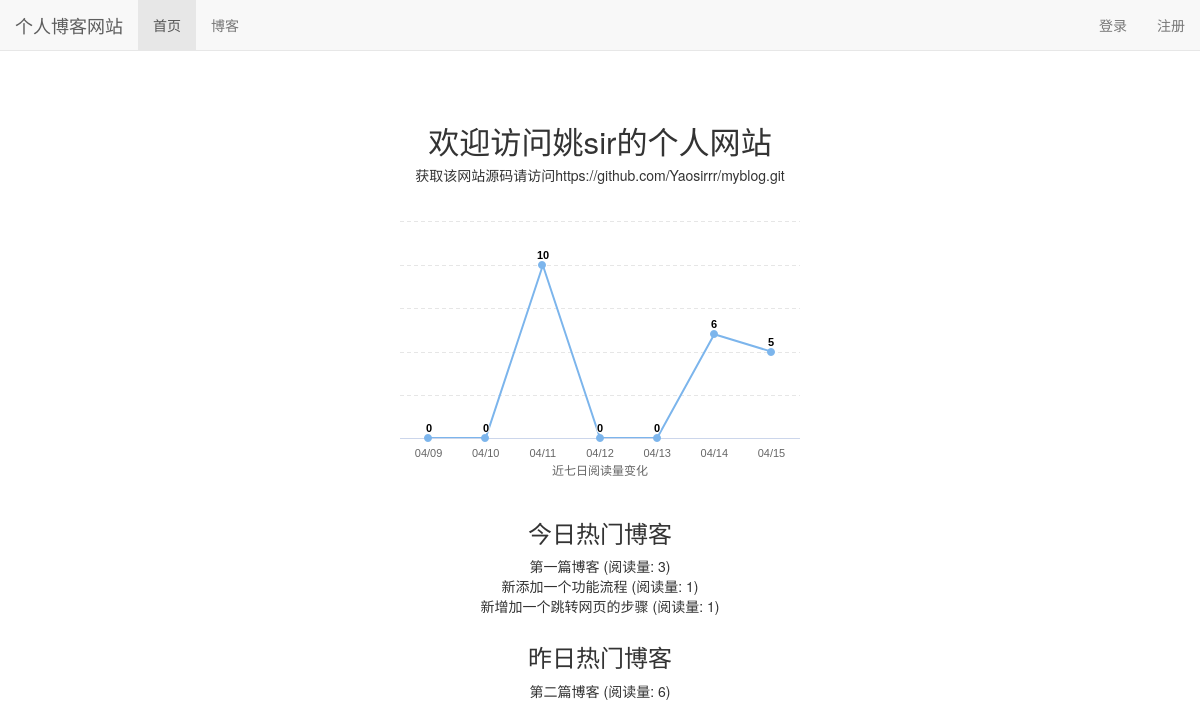
The page / on the database its author committed.
### read_statistics/models.py (models this page shows)
class ReadDetail(models.Model):
    read_num = models.IntegerField(default=0)
    date = models.DateTimeField(default=timezone.now)
    content_type = models.ForeignKey(ContentType, on_delete=models.DO_NOTHING)
    object_id = models.PositiveIntegerField()
    content_object = GenericForeignKey('content_type', 'object_id')

### blog/models.py (models this page shows, shortened)
class Blog(models.Model,ReadNumExpandMethod):
    title = models.CharField(max_length=50)
    blog_type = models.ForeignKey(BlogType, on_delete=models.DO_NOTHING)
    content = models.TextField()
    author = models.ForeignKey(User, on_delete=models.DO_NOTHING)
    created_time = models.DateTimeField(auto_now_add=True)
    last_updated_time = models.DateTimeField(auto_now=True)

### myblog/views.py (the view)
# urls.py: 2. Add a URL to urlpatterns:  path('', views.home, name='home')
def home(request):
    blog_content_type = ContentType.objects.get_for_model(Blog)
    dates, read_nums = get_seven_days_read_data(blog_content_type)
    today_hot_data = get_today_hot_data(blog_content_type)
    yesterday_hot_data = get_yesterday_hot_data(blog_content_type)
    context={}
    context['dates'] = dates
    context['read_nums'] = read_nums
    context['today_hot_data'] = today_hot_data
    context['yesterday_hot_data'] = yesterday_hot_data
    return render(request,'home.html',context)

### read_statistics/utils.py (called while the page is built)
def get_seven_days_read_data(content_type):
    today = timezone.now().date()
    dates = []
    read_nums = []
    for i in range(6, -1, -1):
        date = today - timezone.timedelta(days=i)
        dates.append(date.strftime('%m/%d'))
        read_details = ReadDetail.objects.filter(content_type=content_type, date=date)
        result = read_details.aggregate(read_num_sum=Sum('read_num'))
        read_nums.append(result['read_num_sum'] or 0)
    return dates, read_nums

def get_today_hot_data(content_type):
    today = timezone.now().date()
    read_details = ReadDetail.objects.filter(content_type=content_type,date=today).order_by('-read_num')
    return read_details[:3]

def get_yesterday_hot_data(content_type):
    today = timezone.now().date()
    yesterday = today - timezone.timedelta(days=1)
    read_details = ReadDetail.objects.filter(content_type=content_type,date=yesterday).order_by('-read_num')
    return read_details[:3]

### templates/home.html (shortened to what this page needs)
{% extends 'base.html' %}
{% load staticfiles %}
{% block header_extends %}
    <link rel="stylesheet" href="{% static 'home.css' %}">
{% endblock %}
{% block nav_home_active %}
active
{% endblock %}
{% block content %}
    <h3 class="home-content">欢迎访问姚sir的个人网站</h3>
    <h5 class="home-content">获取该网站源码请访问https://github.com/Yaosirrr/myblog.git</h5>
    <div id="container"></div>
    <div class="hot-data">
        <h3>今日热门博客</h3>
        <ul>
            {% for hot_data in today_hot_data %}
                <li>{{ hot_data.content_object.title }} (阅读量: {{ hot_data.read_num }})</li>
            {% empty %}
                <li>今日暂无热门博客</li>
            {% endfor %}
        </ul>
    </div>
    <div class="hot-data">
        <h3>昨日热门博客</h3>
        <ul>
            {% for hot_data in yesterday_hot_data %}
                <li>{{ hot_data.content_object.title }} (阅读量: {{ hot_data.read_num }})</li>
            {% empty %}
                <li>昨日暂无热门博客</li>
            {% endfor %}
        </ul>
    </div>
{% endblock %}

### static/base.css (style rules this page uses)
* { margin: 0; padding: 0; }
body { margin-top: 70px!important; }

### static/home.css (style rules this page uses)
h3.home-content { font-size: 222%; text-align: center; margin-top: 4em; }
h5.home-content { text-align: center; margin-bottom: 2em; }
div#container { margin: 0 auto; height: 20em; min-width: 20em; max-width: 30em; }
div.hot-data { text-align:center; margin-top:2em; }

### rows shown on the page
ReadDetail: content_object "第一篇博客", read_num "3"
ReadDetail: content_object "新添加一个功能流程", read_num "1"
ReadDetail: content_object "新增加一个跳转网页的步骤", read_num "1"
ReadDetail: content_object "第二篇博客", read_num "6"
